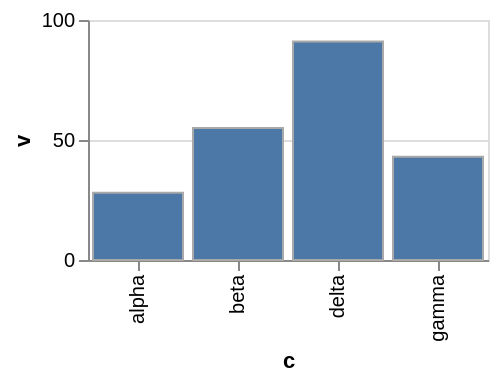

Specify this chart in Vega-Lite:
### Vega-Lite specification from a JSON file in a GitHub repository (floating-point values rounded to 4 significant figures)
{"$schema": "https://vega.github.io/schema/vega-lite/v6.json", "width": 200, "height": 120, "data": {"values": [{"c": "alpha", "v": 28, "w": 3, "t": "2024-01-07"}, {"c": "beta", "v": 55, "w": 7, "t": "2024-03-19"}, {"c": "gamma", "v": 43, "w": 5, "t": "2024-06-02"}, {"c": "delta", "v": 91, "w": 9, "t": "2024-09-11"}]}, "mark": "bar", "encoding": {"x": {"field": "c", "type": "nominal"}, "y": {"field": "v", "type": "quantitative"}}, "config": {"bar": {"stroke": "darkgray"}}}
